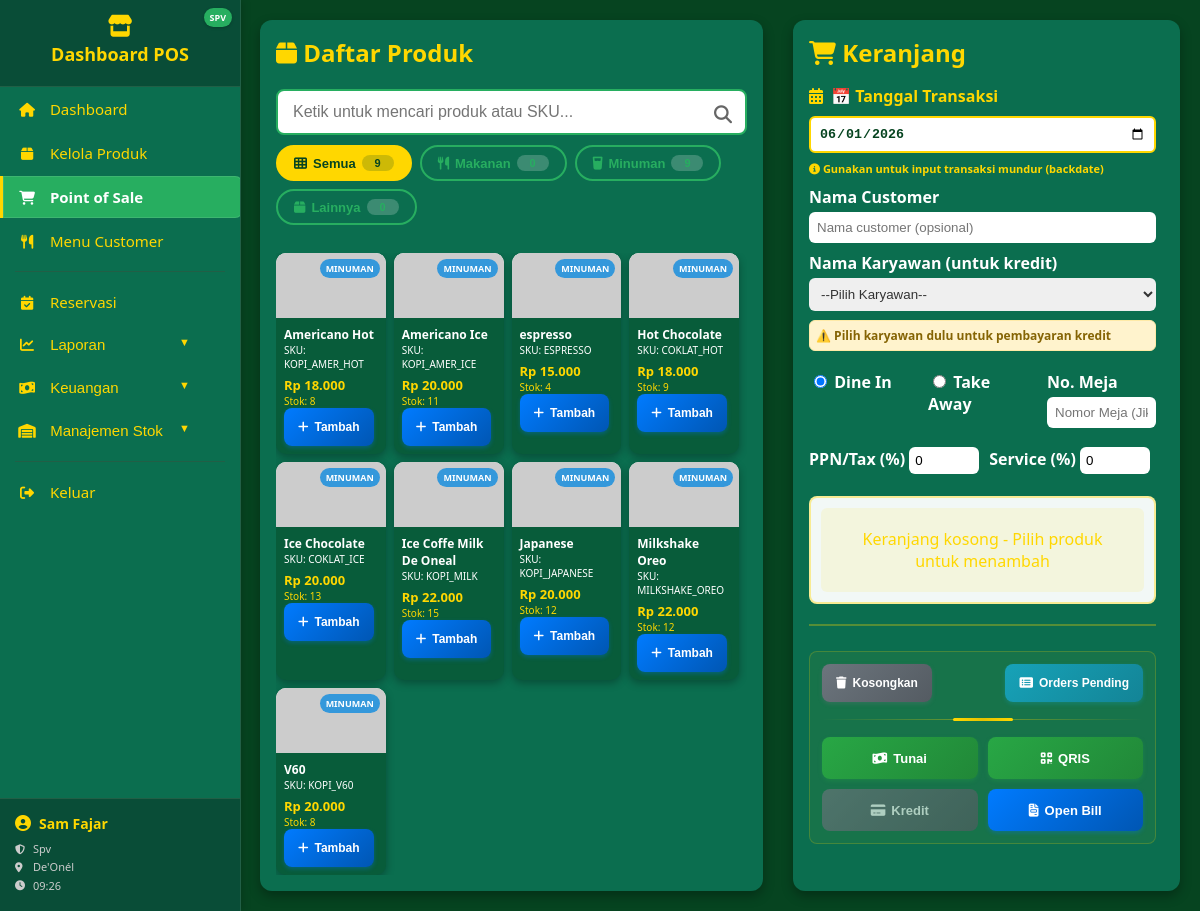
The page /pos.php (signed in) on the database its author committed.
### tables this page shows
CREATE TABLE `branches` (
  `id` int(11) NOT NULL AUTO_INCREMENT,
  `name` varchar(120) NOT NULL,
  PRIMARY KEY (`id`)
);

CREATE TABLE `products` (
  `id` int(11) NOT NULL AUTO_INCREMENT,
  `branch_id` int(11) DEFAULT NULL,
  `sku` varchar(60) DEFAULT NULL,
  `name` varchar(160) NOT NULL,
  `price` int(11) NOT NULL,
  `hpp` int(11) NOT NULL DEFAULT 0,
  `image` varchar(200) DEFAULT NULL,
  `active` tinyint(1) DEFAULT 1,
  `category` varchar(50) NOT NULL DEFAULT 'other',
  PRIMARY KEY (`id`),
  UNIQUE KEY `sku` (`sku`),
  KEY `fk_products_branch` (`branch_id`),
  CONSTRAINT `fk_products_branch` FOREIGN KEY (`branch_id`) REFERENCES `branches` (`id`) ON DELETE SET NULL ON UPDATE CASCADE
);

### auth.php (called while the page is built, shortened)
<?php
require_once __DIR__ . '/db.php';
function auth_user() {
    return $_SESSION['user'] ?? null;
}
        ?>

### db.php (called while the page is built, shortened)
<?php
function db() {
    static $pdo;
    if ($pdo) return $pdo;
    try {
        $pdo = new PDO(
            "mysql:host=" . DB_HOST . ";dbname=" . DB_NAME . ";charset=utf8mb4",
            DB_USER,
            DB_PASS,
            [
                PDO::ATTR_ERRMODE => PDO::ERRMODE_EXCEPTION,
                PDO::ATTR_DEFAULT_FETCH_MODE => PDO::FETCH_ASSOC,
            ]
        );
    } catch (PDOException $e) {
        die("Database connection failed: " . $e->getMessage());
    }
    return $pdo;
}

### utils.php (called while the page is built, shortened)
<?php
if (!function_exists('e')) {
    function e($string) {
        return htmlspecialchars($string ?? '', ENT_QUOTES, 'UTF-8');
    }
}
if (!function_exists('money')) {
    function money($num) {
        return number_format((int)$num, 0, ',', '.');
    }
}

### pos.php (the view, shortened to what this page needs)
<?php
require_once __DIR__ . '/../src/lib/auth.php';
require_once __DIR__ . '/../src/lib/db.php';
require_once __DIR__ . '/../src/lib/utils.php';
require_once __DIR__ . '/../src/nav/sidebar.php';
$u = auth_user();
$branch = $u['branch_id'];
$sql = 'SELECT p.*, IFNULL(sb.quantity,0) stock
        FROM products p
        LEFT JOIN stock_branch sb
          ON sb.product_id = p.id AND sb.branch_id = ?
        WHERE p.active=1 AND p.branch_id = ?
        ORDER BY p.name ASC';
$st = db()->prepare($sql);
$st->execute([$branch, $branch]);
$products = $st->fetchAll(PDO::FETCH_ASSOC);
$categoryCount = [
    'all' => count($products),
    'food' => 0,
    'drink' => 0,
    'other' => 0
];
foreach($products as $p) {
    $cat = $p['category'] ?? 'other';
    if(isset($categoryCount[$cat])) {
        $categoryCount[$cat]++;
    } else {
        $categoryCount['other']++;
    }
}
?>
<!DOCTYPE html>
<html lang="id">
<head>
<link rel="stylesheet" href="/pos-web-starter/assets/css/all.min.css">
<link rel="stylesheet" href="/pos-web-starter/assets/css/sweetalert2.min.css">
</head>
<body>
<div class="container">
  <div class="card products">
    <h2><i class="fa fa-box"></i> Daftar Produk</h2>
    <div class="search-section">
      <div style="position:relative;">
        <input
          class="search-input"
          id="searchInput"
          placeholder="Ketik untuk mencari produk atau SKU..."
          autocomplete="off"
        >
        <i class="fa fa-search search-icon"></i>
      </div>
      <div class="category-filters">
        <button class="category-btn active" data-category="all" onclick="filterByCategory('all')">
          <i class="fa fa-th"></i> Semua <span class="badge"><?= $categoryCount['all'] ?></span>
        </button>
        <button class="category-btn" data-category="food" onclick="filterByCategory('food')">
          <i class="fa fa-utensils"></i> Makanan <span class="badge"><?= $categoryCount['food'] ?></span>
        </button>
        <button class="category-btn" data-category="drink" onclick="filterByCategory('drink')">
          <i class="fa fa-glass-water"></i> Minuman <span class="badge"><?= $categoryCount['drink'] ?></span>
        </button>
        <button class="category-btn" data-category="other" onclick="filterByCategory('other')">
          <i class="fa fa-box"></i> Lainnya <span class="badge"><?= $categoryCount['other'] ?></span>
        </button>
      </div>
    </div>
    <div class="product-scroll-container">
      <div class="product-grid" id="productGrid">
        <?php foreach($products as $p):
          $category = $p['category'] ?? 'other';
          $categoryClass = "category-{$category}";
          $categoryNames = ['food' => 'Makanan', 'drink' => 'Minuman', 'other' => 'Lainnya'];
          $categoryName = $categoryNames[$category] ?? 'Lainnya';
        ?>
        <div class="product-card"
             data-id="<?= $p['id'] ?>"
             data-name="<?= strtolower(e($p['name'])) ?>"
             data-sku="<?= strtolower(e($p['sku'])) ?>"
             data-category="<?= $category ?>">
          <img src="uploads/products/<?= e($p['image'] ?: 'no.jpg') ?>" onerror="this.src='https://picsum.photos/seed/<?= e($p['id']) ?>/400/300'">
          <div class="product-category-badge <?= $categoryClass ?>"><?= $categoryName ?></div>
          <div class="p">
            <div class="product-name"><strong style="font-size:12px;"><?= e($p['name']) ?></strong></div>
            <div class="small product-sku" style="font-size:10px;">SKU: <?= e($p['sku']) ?></div>
            <div class="price">Rp <?= money($p['price']) ?></div>
            <div class="small stock-display" style="color:<?= $p['stock'] <= 0 ? '#e74c3c' : '#ffd700' ?>; font-size:10px;">
              Stok: <?= (int)$p['stock'] ?>
            </div>
            <button class="btn small primary"
                    onclick="addItem(<?= (int)$p['id'] ?>,'<?= e(str_replace("'", "\\'", $p['name'])) ?>',<?= (int)$p['price'] ?>);return false;"
                    <?= $p['stock'] <= 0 ? 'disabled' : '' ?>>
              <i class="fa fa-plus"></i> <?= $p['stock'] <= 0 ? 'Habis' : 'Tambah' ?>
            </button>
          </div>
        </div>
        <?php endforeach; ?>
      </div>
    </div>
  </div>
  <div class="card cart">
    <h2><i class="fa fa-shopping-cart"></i> Keranjang</h2>
    <div class="cart-scroll-container">
      <label for="transaction_date" style="margin-bottom:10px;">
        <div style="display:flex;align-items:center;gap:8px;margin-bottom:5px;">
          <i class="fa fa-calendar-alt" style="color:#ffd700;"></i>
          <strong style="color:#ffd700;">📅 Tanggal Transaksi</strong>
        </div>
        <input class="input" type="date" id="transaction_date"
               value="<?= date('Y-m-d') ?>"
               max="<?= date('Y-m-d') ?>"
               style="font-weight:bold;color:#064420;border:2px solid #ffd700;">
        <small style="color:#ffd700;font-size:11px;display:block;margin-top:4px;">
          <i class="fa fa-info-circle"></i> Gunakan untuk input transaksi mundur (backdate)
        </small>
      </label>
      <label for="cust_name">Nama Customer
        <input class="input" id="cust_name" placeholder="Nama customer (opsional)">
      </label>
      <label for="employee_name">Nama Karyawan (untuk kredit)
        <select class="input" id="employee_name" onchange="toggleCreditWarning()">
          <option value="">--Pilih Karyawan--</option>
        </select>
        <div class="credit-warning" id="creditWarning">
          ⚠️ Pilih karyawan dulu untuk pembayaran kredit
        </div>
      </label>
      <div style="display:flex;gap:10px;margin-bottom:10px;margin-top:10px;">
        <label style="flex:1;font-weight:bold;">
          <input type="radio" name="order_type" value="dinein" checked> Dine In
        </label>
        <label style="flex:1;font-weight:bold;">
          <input type="radio" name="order_type" value="takeaway"> Take Away
        </label>
        <label style="flex:1;font-weight:bold;min-width:90px;">
          No. Meja
          <input class="input" type="text" id="table_no" placeholder="Nomor Meja (Jika Dine In)">
        </label>
      </div>
      <div style="display:flex;gap:10px;align-items:center;margin-bottom:7px;">
        <label>PPN/Tax (%) <input class="input-taxsvc" type="number" id="tax" value="0" min="0" max="100"></label>
        <label>Service (%) <input class="input-taxsvc" type="number" id="svc" value="0" min="0" max="100"></label>
      </div>
      <div class="cart-items-section">
        <div id="cart"></div>
      </div>
      <div class="total-rincian" id="totalBox"></div>
      <div class="action-buttons-container">
        <div class="management-actions">
          <button class="btn secondary small" onclick="emptyCart()" title="Kosongkan keranjang">
            <i class="fa fa-trash"></i> Kosongkan
          </button>
          <button class="btn info small" onclick="window.location.href='orders_list.php'" title="Lihat orders pending" id="ordersBtn">
            <i class="fa fa-list-alt"></i> Orders Pending
          </button>
        </div>
        <div class="separator-line"></div>
        <div class="payment-actions" id="paymentButtons">
          <button class="btn success" onclick="pay('cash')" id="btnCash" title="Bayar dengan tunai">
            <i class="fa fa-money-bill-wave"></i> Tunai
          </button>
          <button class="btn success" onclick="pay('qris')" id="btnQris" title="Bayar dengan QRIS">
            <i class="fa fa-qrcode"></i> QRIS
          </button>
          <button class="btn warning" onclick="pay('credit')" id="btnCredit" disabled title="Bayar dengan kredit karyawan">
            <i class="fa fa-credit-card"></i> Kredit
          </button>
          <button class="btn primary" onclick="createOpenBill()" title="Buat order tanpa pembayaran">
            <i class="fa fa-file-invoice"></i> Open Bill
          </button>
        </div>
      </div>
    </div>
  </div>
</div>
</body>
</html>

### sidebar.php (shortened to what this page needs)
<?php
require_once __DIR__ . '/../lib/db.php';
require_once __DIR__ . '/../lib/auth.php';
if (!function_exists('getBranchName')) {
    function getBranchName($branch_id) {
        try {
            $stmt = db()->prepare("SELECT name FROM branches WHERE id = ?");
            $stmt->execute([$branch_id]);
            $row = $stmt->fetch();
            return $row ? $row['name'] : 'Unknown';
        } catch (Exception $e) {
            return 'Error';
        }
    }
}
if (!function_exists('get_auth_user')) {
    function get_auth_user() {
        return auth_user();
    }
}
$u = get_auth_user();
  $permissions = [
    'kasir' => ['dashboard', 'products', 'pos', 'reports_view', 'reservations_view'],
    'spv' => ['dashboard', 'products', 'pos', 'reports', 'finance', 'stock', 'reservations_manage'],
    'admin' => ['dashboard', 'products', 'pos', 'reports', 'finance', 'stock', 'master', 'reservations_manage'],
    'superadmin' => ['dashboard', 'products', 'pos', 'reports', 'finance', 'stock', 'master', 'reservations_manage'],
    'spv_warehouse' => ['dashboard', 'products', 'stock']
];
$userPermissions = $permissions[$u['role']] ?? ['dashboard'];
?>
<div class="sidebar">
  <div class="sidebar-brand">
    <span class="brand-icon"><i class="fas fa-store"></i></span>
    Dashboard POS
    <div class="role-indicator"><?= htmlspecialchars($u['role']) ?></div>
  </div>
  <a href="dashboard.php"><i class="fas fa-home"></i> Dashboard</a>
  <?php if (in_array('products', $userPermissions)): ?>
  <a href="manage_products.php"><i class="fas fa-box"></i> Kelola Produk</a>
  <?php endif; ?>
  <?php if (in_array('pos', $userPermissions)): ?>
  <a href="pos.php"><i class="fas fa-shopping-cart"></i> Point of Sale</a>
  <?php endif; ?>
  <a href="customer_menu.php"><i class="fas fa-utensils"></i> Menu Customer</a>
  <?php if (count(array_intersect(['reports', 'reports_view', 'finance', 'stock', 'master', 'reservations_view', 'reservations_manage'], $userPermissions)) > 0): ?>
  <div class="menu-separator"></div>
  <?php endif; ?>
  <?php if (in_array('reservations_view', $userPermissions) || in_array('reservations_manage', $userPermissions)): ?>
  <a href="reservations.php"><i class="fas fa-calendar-check"></i> Reservasi
  </a>
  <?php endif; ?>
  <?php if (in_array('reports', $userPermissions) || in_array('reports_view', $userPermissions)): ?>
  <div class="sidebar-menu">
    <button class="sidebar-dropdown" data-target="submenu-laporan">
      <i class="fas fa-chart-line"></i> Laporan
      <span class="arrow">▼</span>
    </button>
  </div>
  <?php endif; ?>
  <?php if (in_array('finance', $userPermissions)): ?>
  <div class="sidebar-menu">
    <button class="sidebar-dropdown" data-target="submenu-keuangan">
      <i class="fas fa-money-bill-wave"></i> Keuangan <span class="arrow">▼</span>
    </button>
  </div>
  <?php endif; ?>
  <?php if (in_array('stock', $userPermissions)): ?>
  <div class="sidebar-menu">
    <button class="sidebar-dropdown" data-target="submenu-gudang">
      <i class="fas fa-warehouse"></i> Manajemen Stok <span class="arrow">▼</span>
    </button>
  </div>
  <?php endif; ?>
  <div class="menu-separator"></div>
  <a href="logout.php"><i class="fas fa-sign-out-alt"></i> Keluar</a>
  <div class="user-info">
    <div class="user-name">
      <i class="fas fa-user-circle"></i> <?= htmlspecialchars($u['name']) ?>
    </div>
    <div class="user-details">
      <div><i class="fas fa-shield-alt"></i> <?= ucfirst(htmlspecialchars($u['role'])) ?></div>
      <?php if (!empty($u['branch_id'])): ?>
      <div><i class="fas fa-map-marker-alt"></i> <?= htmlspecialchars(getBranchName($u['branch_id'])) ?></div>
      <?php endif; ?>
      <div><i class="fas fa-clock"></i> <?= isset($_SESSION['login_time']) ? date('H:i', strtotime($_SESSION['login_time'])) : 'N/A' ?></div>
    </div>
  </div>
</div>

### sidebar.php (style rules this page uses)
.sidebar { position:fixed; top:0; left:0; bottom:0; width:240px; background: #0b6e4f; color:#ffd700; display:flex; flex-direction:column; z-index:100; box-shadow:2px 0 8px rgba(0,0,0,0.15); font-family:'Segoe UI',sans-serif; border-right: 1px solid #215f46; overflow-y: auto; }
.sidebar-brand { font-size:18px; color:#ffd700; font-weight:bold; text-align:center; padding:15px 10px 20px; border-bottom:1px solid #215f46; background: #094d37; position: relative; flex-shrink: 0; }
.sidebar-brand .brand-icon { font-size: 22px; margin-bottom: 5px; display: block; }
.sidebar a, .sidebar-dropdown { display:block; color:#ffd700; text-decoration:none; padding:11px 15px; font-size:15px; font-weight:500; border:none; background:none; transition:all 0.2s ease; cursor:pointer; width: calc(100% - 30px); text-align: left; border-left: 3px solid transparent; margin: 1px 0; border-radius: 0 8px 8px 0; position: relative; overflow: hidden; }
.sidebar a.active, .sidebar-dropdown.active { background: #27ae60; color:#fff; border-left: 3px solid #ffd700; font-weight: 600; box-shadow: inset 0 0 0 1px rgba(255,255,255,0.1); }
.sidebar a i, .sidebar-dropdown i { width: 18px; text-align: center; margin-right: 10px; font-size: 14px; }
.sidebar-menu { margin-bottom:2px; position: relative; }
.sidebar-dropdown .arrow { float:right; font-size:11px; margin-right:5px; transition: transform 0.2s; }
.role-indicator { position:absolute; top:8px; right:8px; background: #27ae60; color:#fff; font-size:9px; padding:3px 6px; border-radius:10px; text-transform:uppercase; font-weight: bold; box-shadow: 0 1px 3px rgba(0,0,0,0.2); }
.user-info { margin-top:auto; background: #094d37; padding:15px; color:#ffd700; border-top:1px solid #215f46; flex-shrink: 0; }
.user-info .user-name { font-weight:bold; margin-bottom:8px; font-size: 14px; display: flex; align-items: center; }
.user-info .user-name i { margin-right: 8px; font-size: 16px; }
.user-info .user-details { font-size:11px; color:#ccc; line-height: 1.4; }
.user-info .user-details > div { margin-bottom: 3px; display: flex; align-items: center; }
.user-info .user-details i { width: 12px; margin-right: 6px; font-size: 10px; }
.menu-separator { height: 1px; background: #215f46; margin: 8px 15px; }

### rows shown on the page
branches: name "De'Onél"
products: category "MINUMAN", name "Americano Hot", sku "KOPI_AMER_HOT", price "18.000", stock "8"
products: category "MINUMAN", name "Americano Ice", sku "KOPI_AMER_ICE", price "20.000", stock "11"
products: category "MINUMAN", name "espresso", sku "ESPRESSO", price "15.000", stock "4"
products: category "MINUMAN", name "Hot Chocolate", sku "COKLAT_HOT", price "18.000", stock "9"
products: category "MINUMAN", name "Ice Chocolate", sku "COKLAT_ICE", price "20.000", stock "13"
products: category "MINUMAN", name "Ice Coffe Milk De Oneal", sku "KOPI_MILK", price "22.000", stock "15"
products: category "MINUMAN", name "Japanese", sku "KOPI_JAPANESE", price "20.000", stock "12"
products: category "MINUMAN", name "Milkshake Oreo", sku "MILKSHAKE_OREO", price "22.000", stock "12"
products: category "MINUMAN", name "V60", sku "KOPI_V60", price "20.000", stock "8"

### other values the page prints
$u['role'] "SPV"
$u['name'] "Sam Fajar"
$u['role'] "Spv"
date('H:i', strtotime($_SESSION['login_time'])) "09:26"
$categoryCount['all'] "9"
